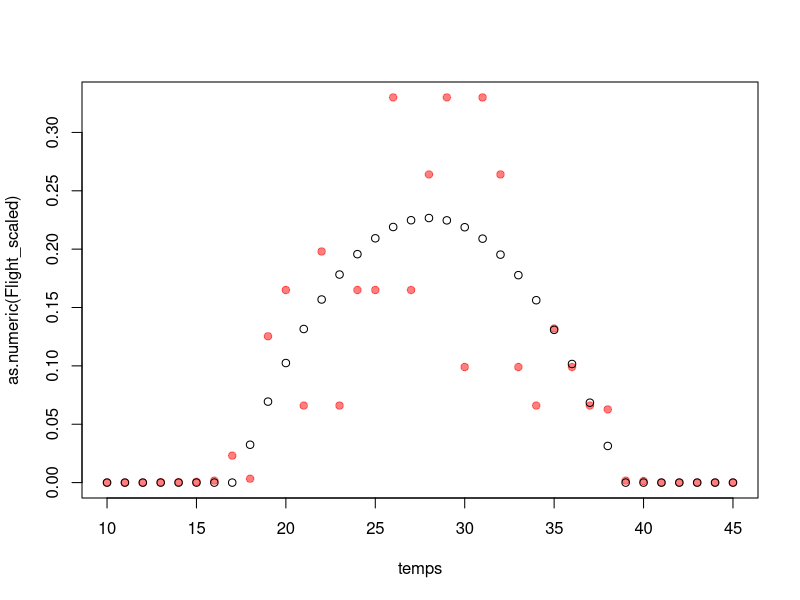
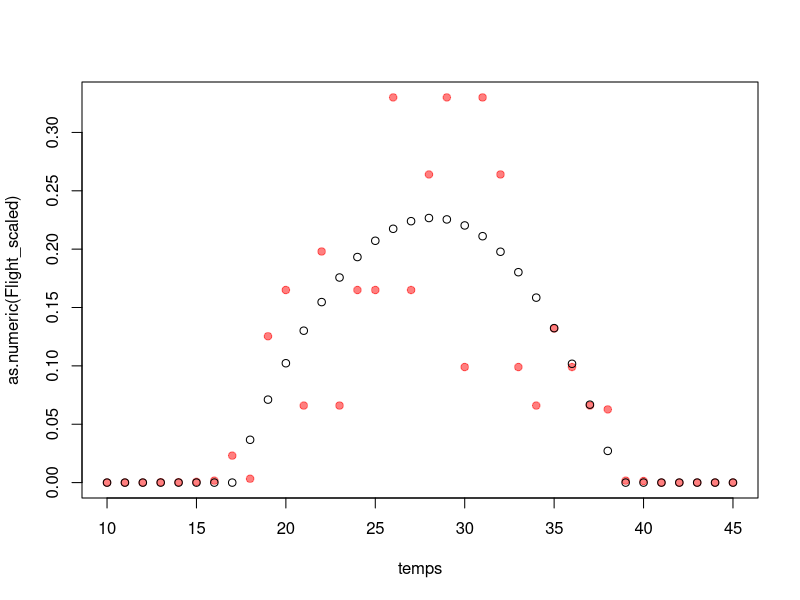
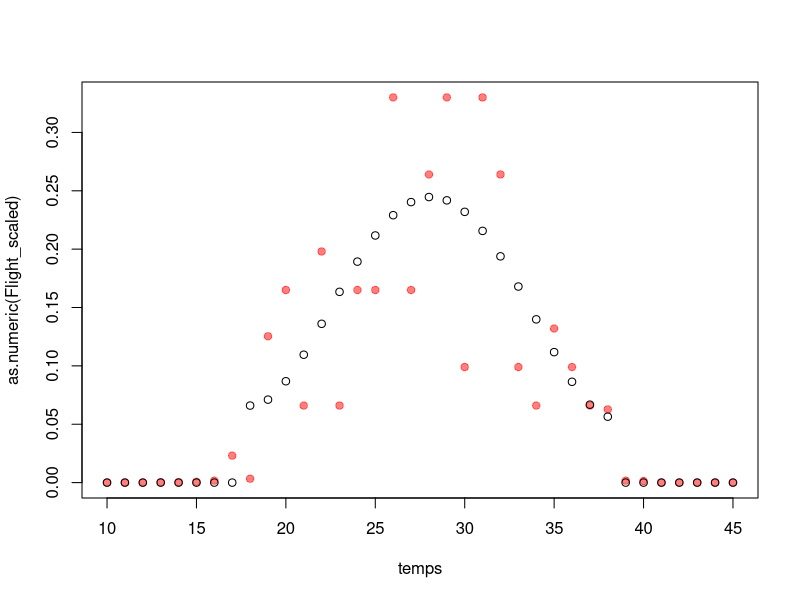

Reproduce these figures in R, in order.
## ---- chunk 1
knitr::opts_chunk$set(echo = TRUE)
## ---- chunk 2
Flight=c(0,0,0,.0001,.0001,.0002,.0005,.007,.001,.038,.05,.02,.06,.02,
       .05,.05,.1,.05,.08,.1,.03,.1,.08,.03,.02,.04,.03,.02,.019,.0005,.0004,0,0,0,0,0)

Flight_scaled<-Flight*10*.33
temps<-seq(10,45,1)

FlightData<-cbind(Flight_scaled,temps)

## ---- chunk 3
fitfun<-function(x,a,b,c,d){
 y=ifelse(x <18,0,ifelse(x< 39,y=a+x*b+(c*x**2),0))
 y[y<0]<-0
 return(y)
} 

fit2 <- nls(Flight_scaled~fitfun(temps,a,b,c),
            start = list(a= .1, b = 0.01,c=.001))
        
summary(fit2)
plot(temps,as.numeric(Flight_scaled),pch=19,col=adjustcolor("red",alpha.f = .5))
points(temps,predict(fit2,type="response"))
AIC(fit2)
## ---- chunk 4
fitfun<-function(x,a,b,c,d){
 y=ifelse(x <18,0,ifelse(x< 39,y=a+x*b+(c*x**2)+(d*x**3),0))
 y[y<0]<-0
 return(y)
} 

fit3 <- nls(Flight_scaled~fitfun(temps,a,b,c,d),
            start = list(a= .1, b = 0.01,c=.001,d=.0001))
        
summary(fit3)
plot(temps,as.numeric(Flight_scaled),pch=19,col=adjustcolor("red",alpha.f = .5))
points(temps,predict(fit3,type="response"))
AIC(fit3)
## ---- chunk 5
fitfun<-function(x,a,b,c,d,e){
 y=ifelse(x <18,0,ifelse(x< 39,y=a+x*b+(c*x**2)+(d*x**3)+(e*x**4),0))
 y[y<0]<-0
 return(y)
} 

fit4 <- nls(Flight_scaled~fitfun(temps,a,b,c,d,e),
            start = list(a= .1, b = 0.01,c=.001,d=.0001,e=.00001))
        
summary(fit4)
plot(temps,as.numeric(Flight_scaled),pch=19,col=adjustcolor("red",alpha.f = .5))
points(temps,predict(fit4,type="response"))
AIC(fit4)
